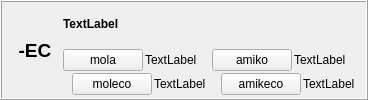
        <widget class="QFrame" name="frame_21">
         <property name="frameShape">
          <enum>QFrame::Box</enum>
         </property>
         <property name="frameShadow">
          <enum>QFrame::Raised</enum>
         </property>
         <layout class="QHBoxLayout" name="horizontalLayout_19">
          <property name="topMargin">
           <number>3</number>
          </property>
          <property name="bottomMargin">
           <number>3</number>
          </property>
          <item>
           <widget class="QLabel" name="label_314">
            <property name="sizePolicy">
             <sizepolicy hsizetype="Maximum" vsizetype="Preferred">
              <horstretch>0</horstretch>
              <verstretch>0</verstretch>
             </sizepolicy>
            </property>
            <property name="styleSheet">
             <string notr="true">font-size: 14pt;
font-weight: bold;</string>
            </property>
            <property name="text">
             <string> -EC </string>
            </property>
            <property name="alignment">
             <set>Qt::AlignCenter</set>
            </property>
           </widget>
          </item>
          <item>
           <layout class="QVBoxLayout" name="verticalLayout_356">
            <item>
             <widget class="QLabel" name="Lec08_Label640">
              <property name="styleSheet">
               <string notr="true">font-weight: bold;</string>
              </property>
              <property name="text">
               <string>TextLabel</string>
              </property>
              <property name="wordWrap">
               <bool>true</bool>
              </property>
             </widget>
            </item>
            <item>
             <layout class="QHBoxLayout" name="horizontalLayout_584">
              <item>
               <layout class="QVBoxLayout" name="verticalLayout_357">
                <property name="spacing">
                 <number>2</number>
                </property>
                <item>
                 <layout class="QHBoxLayout" name="horizontalLayout_585">
                  <item>
                   <widget class="neklakebla" name="Lec08_Button620">
                    <property name="sizePolicy">
                     <sizepolicy hsizetype="Maximum" vsizetype="Fixed">
                      <horstretch>0</horstretch>
                      <verstretch>0</verstretch>
                     </sizepolicy>
                    </property>
                    <property name="text">
                     <string>mola</string>
                    </property>
                   </widget>
                  </item>
                  <item>
                   <widget class="QLabel" name="Lec08_Label641">
                    <property name="text">
                     <string>TextLabel</string>
                    </property>
                    <property name="wordWrap">
                     <bool>true</bool>
                    </property>
                   </widget>
                  </item>
                 </layout>
                </item>
                <item>
                 <layout class="QHBoxLayout" name="horizontalLayout_586">
                  <item>
                   <widget class="label_sago_reversa" name="label_388">
                    <property name="sizePolicy">
                     <sizepolicy hsizetype="Maximum" vsizetype="Preferred">
                      <horstretch>0</horstretch>
                      <verstretch>0</verstretch>
                     </sizepolicy>
                    </property>
                    <property name="text">
                     <string/>
                    </property>
                    <property name="pixmap">
                     <pixmap resource="ikonoj.qrc">:/ikonoj/sago_revena.png</pixmap>
                    </property>
                   </widget>
                  </item>
                  <item>
                   <widget class="neklakebla" name="Lec08_Button621">
                    <property name="sizePolicy">
                     <sizepolicy hsizetype="Maximum" vsizetype="Fixed">
                      <horstretch>0</horstretch>
                      <verstretch>0</verstretch>
                     </sizepolicy>
                    </property>
                    <property name="text">
                     <string>moleco</string>
                    </property>
                   </widget>
                  </item>
                  <item>
                   <widget class="QLabel" name="Lec08_Label642">
                    <property name="text">
                     <string>TextLabel</string>
                    </property>
                    <property name="wordWrap">
                     <bool>true</bool>
                    </property>
                   </widget>
                  </item>
                 </layout>
                </item>
               </layout>
              </item>
              <item>
               <layout class="QVBoxLayout" name="verticalLayout_358">
                <property name="spacing">
                 <number>2</number>
                </property>
                <item>
                 <layout class="QHBoxLayout" name="horizontalLayout_587">
                  <item>
                   <widget class="neklakebla" name="Lec08_Button43">
                    <property name="sizePolicy">
                     <sizepolicy hsizetype="Maximum" vsizetype="Fixed">
                      <horstretch>0</horstretch>
                      <verstretch>0</verstretch>
                     </sizepolicy>
                    </property>
                    <property name="text">
                     <string>amiko</string>
                    </property>
                   </widget>
                  </item>
                  <item>
                   <widget class="QLabel" name="Lec08_Label52">
                    <property name="text">
                     <string>TextLabel</string>
                    </property>
                    <property name="wordWrap">
                     <bool>true</bool>
                    </property>
                   </widget>
                  </item>
                 </layout>
                </item>
                <item>
                 <layout class="QHBoxLayout" name="horizontalLayout_588">
                  <item>
                   <widget class="label_sago_reversa" name="label_389">
                    <property name="sizePolicy">
                     <sizepolicy hsizetype="Maximum" vsizetype="Preferred">
                      <horstretch>0</horstretch>
                      <verstretch>0</verstretch>
                     </sizepolicy>
                    </property>
                    <property name="text">
                     <string/>
                    </property>
                    <property name="pixmap">
                     <pixmap resource="ikonoj.qrc">:/ikonoj/sago_revena.png</pixmap>
                    </property>
                   </widget>
                  </item>
                  <item>
                   <widget class="neklakebla" name="Lec08_Button44">
                    <property name="sizePolicy">
                     <sizepolicy hsizetype="Maximum" vsizetype="Fixed">
                      <horstretch>0</horstretch>
                      <verstretch>0</verstretch>
                     </sizepolicy>
                    </property>
                    <property name="text">
                     <string>amikeco</string>
                    </property>
                   </widget>
                  </item>
                  <item>
                   <widget class="QLabel" name="Lec08_Label53">
                    <property name="text">
                     <string>TextLabel</string>
                    </property>
                    <property name="wordWrap">
                     <bool>true</bool>
                    </property>
                   </widget>
                  </item>
                 </layout>
                </item>
               </layout>
              </item>
             </layout>
            </item>
           </layout>
          </item>
         </layout>
        </widget>
